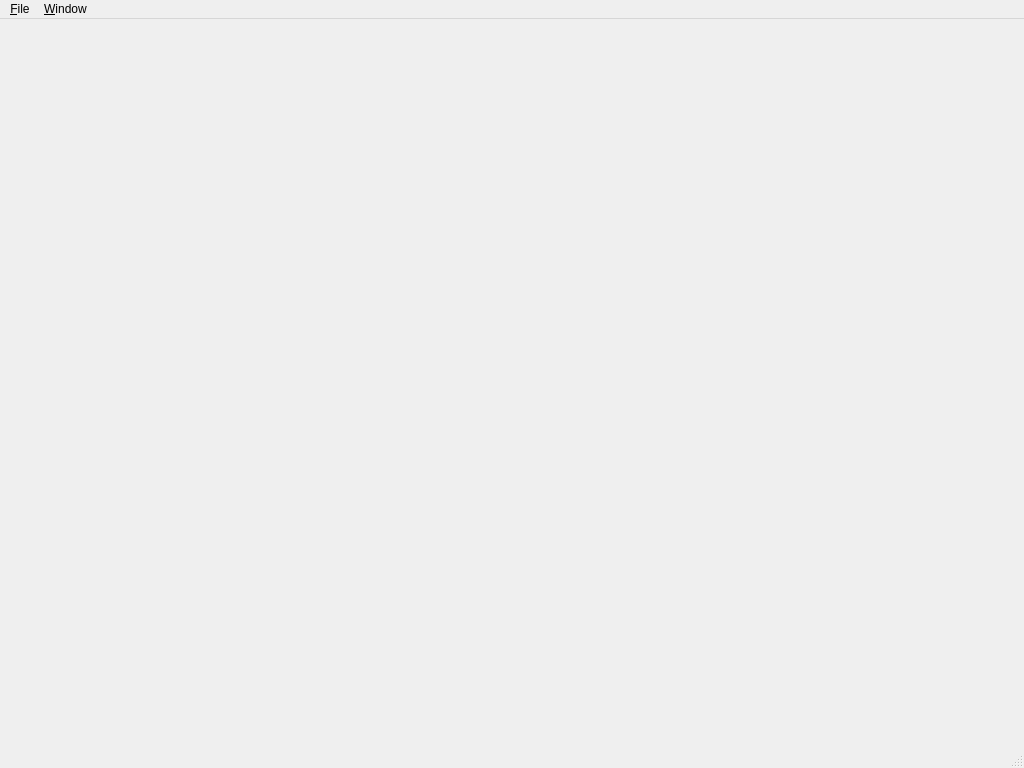
<?xml version="1.0" encoding="UTF-8"?>
<ui version="4.0">
 <class>EditorFrame</class>
 <widget class="QMainWindow" name="EditorFrame">
  <property name="geometry">
   <rect>
    <x>0</x>
    <y>0</y>
    <width>1024</width>
    <height>768</height>
   </rect>
  </property>
  <property name="windowTitle">
   <string>GalaxyEditor</string>
  </property>
  <widget class="QWidget" name="centralWidget"/>
  <widget class="QMenuBar" name="menuBar">
   <property name="geometry">
    <rect>
     <x>0</x>
     <y>0</y>
     <width>1024</width>
     <height>23</height>
    </rect>
   </property>
   <widget class="QMenu" name="menu_File">
    <property name="title">
     <string>&amp;File</string>
    </property>
    <addaction name="actionNewScene"/>
    <addaction name="actionOpenScene"/>
    <addaction name="separator"/>
    <addaction name="actionSaveScene"/>
    <addaction name="actionSaveAsScene"/>
    <addaction name="separator"/>
    <addaction name="actionExit"/>
   </widget>
   <widget class="QMenu" name="menu_Window">
    <property name="title">
     <string>&amp;Window</string>
    </property>
    <addaction name="actionLoad_Layout"/>
    <addaction name="actionSaveLayout"/>
   </widget>
   <addaction name="menu_File"/>
   <addaction name="menu_Window"/>
  </widget>
  <widget class="QStatusBar" name="statusBar"/>
  <action name="actionOpenScene">
   <property name="text">
    <string>&amp;Open</string>
   </property>
  </action>
  <action name="actionSaveLayout">
   <property name="text">
    <string>&amp;Save Layout</string>
   </property>
  </action>
  <action name="actionExit">
   <property name="text">
    <string>E&amp;xit</string>
   </property>
  </action>
  <action name="actionLoad_Layout">
   <property name="text">
    <string>&amp;Load Layout</string>
   </property>
  </action>
  <action name="actionSaveScene">
   <property name="text">
    <string>&amp;Save</string>
   </property>
  </action>
  <action name="actionNewScene">
   <property name="text">
    <string>&amp;New</string>
   </property>
  </action>
  <action name="actionSaveAsScene">
   <property name="text">
    <string>Save &amp;As...</string>
   </property>
  </action>
 </widget>
 <layoutdefault spacing="6" margin="11"/>
 <resources>
  <include location="editorqt.qrc"/>
 </resources>
 <connections/>
</ui>
